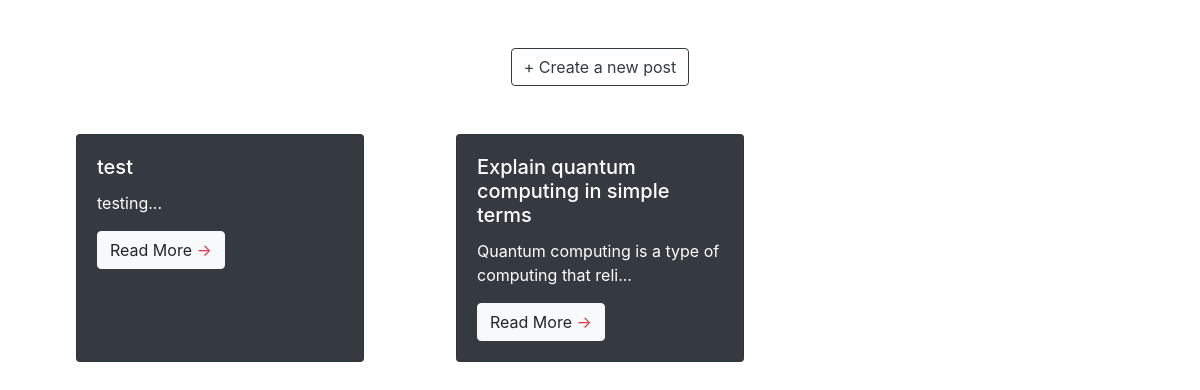
The page / on the database its author committed.
### tables this page shows
CREATE TABLE `blog_data` (
  `id` int(11) NOT NULL,
  `title` varchar(100) NOT NULL,
  `content` longtext NOT NULL,
  `created_at` timestamp NOT NULL DEFAULT current_timestamp()
);

### logic.php (called while the page is built, shortened)
<?php
    $conn = mysqli_connect("localhost", "root", "", "blog");
    $sql = "SELECT * FROM blog_data";
    $query = mysqli_query($conn, $sql);
?>

### index.php (the view, shortened to what this page needs)
<?php
    include "logic.php";
?>
<!DOCTYPE html>
<html lang="en">
<head>
    <link rel="stylesheet" href="https://stackpath.bootstrapcdn.com/bootstrap/4.5.2/css/bootstrap.min.css">
</head>
<body>
    <div class="container mt-5">
        <div class="text-center">
            <a href="create.php" class="btn btn-outline-dark">+ Create a new post</a>
        </div>
        <div class="row">
            <?php foreach($query as $q){ ?>
                <div class="col-12 col-lg-4 d-flex justify-content-center">
                    <div class="card text-white bg-dark mt-5" style="width: 18rem;">
                        <div class="card-body">
                            <h5 class="card-title"><?php echo $q['title'];?></h5>
                            <p class="card-text"><?php echo substr($q['content'], 0, 50);?>...</p>
                            <a href="view.php?id=<?php echo $q['id']?>" class="btn btn-light">Read More <span class="text-danger">&rarr;</span></a>
                        </div>
                    </div>
                </div>
            <?php }?>
        </div>
    </div>
</body>
</html>

### rows shown on the page
blog_data: title "test", content "testing"
blog_data: title "Explain quantum computing in simple terms", content "Quantum computing is a type of computing that reli"
